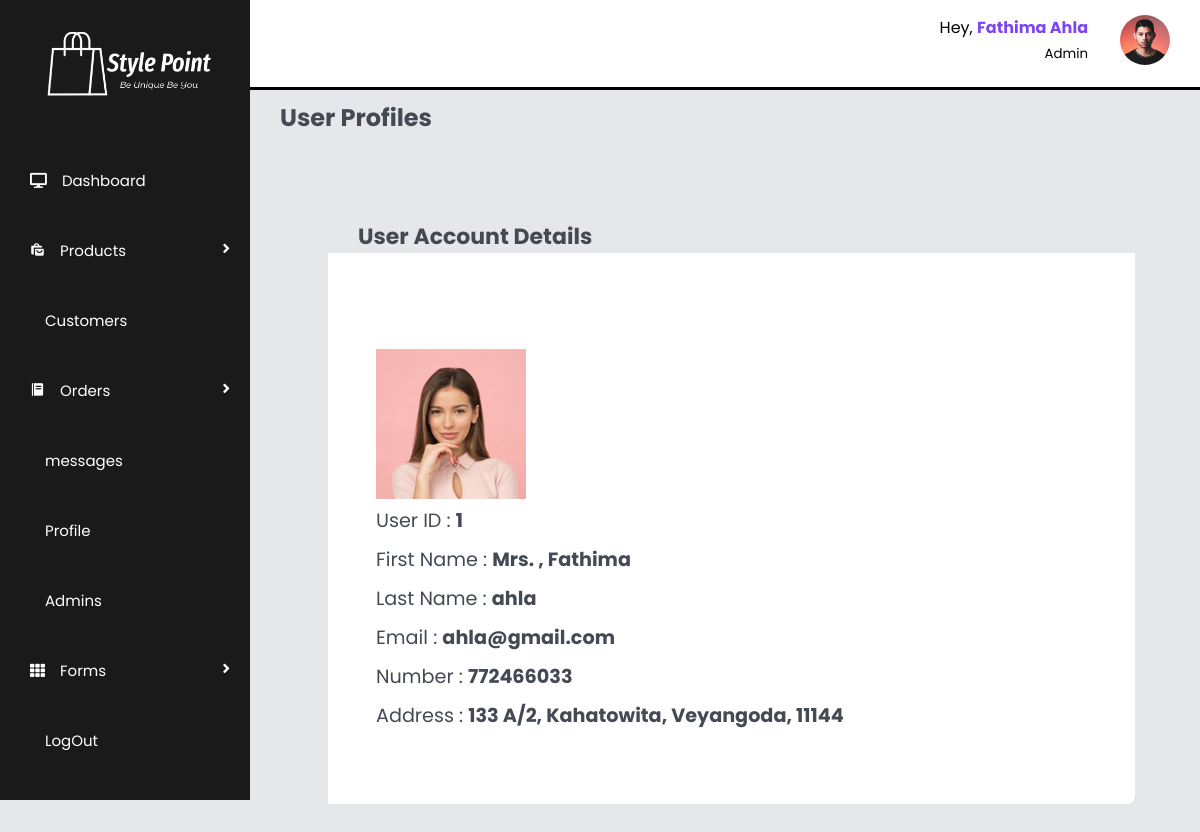
/admin/user_details.php?user_id=1 (signed in), run on the app's committed database.
### tables this page shows
CREATE TABLE `users` (
  `u_ID` int(100) NOT NULL,
  `first_Name` varchar(100) NOT NULL,
  `last_Name` varchar(100) NOT NULL,
  `email` varchar(100) NOT NULL,
  `number` int(100) NOT NULL,
  `password` varchar(100) NOT NULL,
  `address` varchar(100) NOT NULL,
  `image` varchar(100) NOT NULL
);

### admin/user_details.php (the view, shortened to what this page needs)
<?php
include '../components/connect.php';
?>
<!DOCTYPE html>
<html lang="en">
    <head>
        <link rel="stylesheet" href="../css/admin_style.css">
        <link href="https://cdn.jsdelivr.net/npm/remixicon@3.2.0/fonts/remixicon.css" rel="stylesheet">
        <link href='https://unpkg.com/boxicons@2.1.4/css/boxicons.min.css' rel='stylesheet'>
        <link href="/website/css/uicons-bold-rounded.css" rel="stylesheet">
        <link rel="stylesheet" href="https://cdnjs.cloudflare.com/ajax/libs/font-awesome/5.15.1/css/all.min.css">
    </head>
    <body>
    <?php include '../components/admin_menu.php';?>
        <section id="interface">
            <?php include '../components/admin_nav.php';?>
            <h3 class="main_heading">User Profiles</h3>
            <div class="user-profile__page">
                <h3 class="heading">User Account Details</h3>
                <div class="user-profile__details">
                    <?php
                            if(isset($_GET['user_id'])) {
                            $update_id = $_GET['user_id'];
                            $select_user = $conn->prepare("SELECT * FROM `users` WHERE u_ID = ?");
                            $select_user->execute([$update_id]);
                            if($select_user->rowCount() > 0){
                                while($fetch_user = $select_user->fetch(PDO::FETCH_ASSOC)){
                    ?>
                            <div class="user-profile__info">
                                <img src="../uploaded_img/<?= $fetch_user['image']; ?>" alt="" class="user-profile">
                                <p>User ID : <span><?= $fetch_user['u_ID']; ?></span></p>
                                <p>First Name : <span><?= $fetch_user['first_Name']; ?></span></p>
                                <p>Last Name : <span><?= $fetch_user['last_Name']; ?></span></p>
                                <p>Email : <span><?= $fetch_user['email']; ?></span></p>
                                <p>Number : <span><?= $fetch_user['number']; ?></span></p>
                                <p>Address : <span><?= $fetch_user['address']; ?></span></p>
                            </div>
                            <?php
                        }
                        }
                        }else{
                            echo '<p class="empty">no  account available!</p>';
                        }
                ?>
                </div>
            </div>
    </body>
</html>

### components/admin_nav.php (shortened to what this page needs)
<div class="navigation">
    <div class="top">
        <?php
            $admin_id = $_SESSION['admin_id'];
            $select_profile = $conn->prepare("SELECT * FROM `admin` WHERE admin_ID = ?");
            $select_profile->execute([$admin_id]);
            if($select_profile->rowCount() > 0){
                $fetch_profile = $select_profile->fetch(PDO::FETCH_ASSOC);
        ?>
        <div class="profile">
            <div class="info">
                <p>Hey, <b><?= $fetch_profile['admin_Name']; ?></b></p>
                <small class="text-muted">Admin</small>
            </div>
        </div>
        <div class="profile-photo">
            <img src="../uploaded_img/<?= $fetch_profile['image']; ?>">
        </div>
        <?php
            }
        ?>
    </div>
</div>

### css/admin_style.css (style rules this page uses)
:root { --main-color: hsl(260, 88%, 61%); --color-primary: #7380ec; --color-danger: #ff7782; --color-success: #41f1b6; --color-warning: #ffbb55; --color-white: #fff; --color-info-dark: #7d8da1; --color-info-light: #dce1eb; --color-dark: #363949; --color-light: rgba(132, 139, 200, 0.18); --color-primary-variant: #111e88; --color-dark-variant: #677483; --color-background: #f6f6f9; --card-border-radius: 2rem; --border-radius-1: 0.4rem; --border-radius-2: 0.8rem; --border-radius-3: 1.2rem; --card-padding: 1.8rem; --padding: 1.2rem; --box-shadow: 0 2rem 3rem var(--color-light); --container-color: #fff; --first-color: hsl(var(--hue), 88%, 58%); --title-color: hsl(250, 8%, 15%); --first-color-alt: hsl(var(--hue), 88%, 58%); --small-font-size: 1rem; --h3-font-size: 1.25rem; --font-medium: 500; --mb-1: 1rem; --z-fixed: 100; }
* { margin: 0; padding: 0; box-sizing: border-box; font-family: 'Poppins',sans-serif; }
body { width: 100%; min-height: 100vh; background: #E5E7EB; position: relative; display: flex; background-size: cover; background-position: center; }
#interface { width: calc(100% - 250px); margin-left: 250px; position: relative; }
#interface .navigation { display: flex; align-items: center; justify-content: space-between; background: #fff; padding: 15px 30px; border-bottom: 3px solid black; position: fixed; width: calc(100% - 250px); }
#interface .navigation .top { display: flex; justify-content: end; gap: 2rem; }
#interface .top .profile { display: flex; gap: 2rem; text-align: right; }
#interface .top .profile .info b { color: var(--main-color); }
#interface .top img { width: 50px; height: auto; border-radius: 50%; }
.main_heading { color: #444a53; padding: 30px 30px 0 30px; font-size: 24px; font-weight: 700; margin-top: 70px; }
.heading { color: #444a53; padding: 0 30px 0 30px; font-size: 22px; font-weight: 700; margin-top: 70px; }
.user-profile__page { width: 90%; margin: 15px 0 30px 30px; overflow: auto; border-radius: 8px; height: auto; padding-left: 3rem; }
.user-profile__details { padding-top: 2rem; padding-bottom: 2rem; background-color: #fff; padding-left: 3rem; }
.user-profile__info img { width: 150px; }
.user-profile__info { padding-top: 4rem; padding-bottom: 2rem; width: 850px; height: auto; }
.user-profile__info p { font-size: 1.2rem; color: #444a53; margin-bottom: 10px; }
.user-profile__info p span { font-weight: bold; }

### data on the page
users: image (picture), u_ID "1", first_Name "Mrs. , Fathima", last_Name "ahla", email "ahla@gmail.com", number "772466033", address "133 A/2, Kahatowita, Veyangoda, 11144"

### other printed values
$fetch_profile['admin_Name'] "Fathima Ahla"
